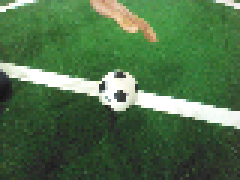
#> input picture chatgpt2/0005419.png, 80 x 60 px (shown 3 times larger)
$ python visualize.py
#> lines starting #> are read from the running program, lines starting #| are printed output that depends on the picture
import matplotlib.pyplot as plt
import numpy as np
from PIL import Image
import matplotlib.patches as patches

# Function to visualize the 10x10 grid on an image and highlight a bounding box
def visualize_grid_and_annotation(image_path, annotation, grid_size=7):
    """
    Visualize a 10x10 grid on top of the image and highlight the bounding box
    and the grid cell that contains the center of the bounding box.

    Args:
    - image_path: Path to the image file to be displayed.
    - annotation: A list representing the bounding box annotation [class_id, center_x, center_y, width, height].
      The coordinates should be in image-level (absolute) coordinates.
    - grid_size: Number of grid cells along each axis (default is 10x10).
    """
#> called with image_path = '0005419.png', grid_size = 7
    # Load the image
    image = Image.open(image_path)
#> image is the input picture: PIL image 80x60 RGB; mean R, G, B 77.5, 110.9, 72.5
    img_width, img_height = image.size
#> img_width = 80; img_height = 60

    # Create a figure and axis
    fig, ax = plt.subplots()

    # Display the image
    ax.imshow(image)

    # Draw the 10x10 grid
    for i in range(1, grid_size):
        # Vertical lines
        ax.axvline(x=i * (img_width / grid_size), color='gray', linestyle='--', linewidth=1)
        # Horizontal lines
        ax.axhline(y=i * (img_height / grid_size), color='gray', linestyle='--', linewidth=1)

    # Extract annotation information
    class_id, center_x, center_y, box_width, box_height = annotation
    """
    center_x = center_x * 100
    center_y = center_y * 100
    box_width = box_width * 100
    box_height = box_height * 100
    """
    # Calculate grid indices for the center of the bounding box
    grid_x = int((center_x / img_width) * grid_size)
#> grid_x = 3
    grid_y = int((center_y / img_height) * grid_size)
#> grid_y = 3
    print("grid index is", grid_x, grid_y)
#| grid index is 3 3
    # Highlight the grid cell that contains the bounding box center
    grid_cell = patches.Rectangle(
        ((grid_x) * (img_width / grid_size), (grid_y) * (img_height / grid_size)),
        img_width / grid_size,
        img_height / grid_size,
        fill=True,
        color='red',
        alpha=0.5
    )
    ax.add_patch(grid_cell)

    # Draw the bounding box on the image
    bounding_box = patches.Rectangle(
        (center_x - (box_width / 2), center_y - (box_height / 2)),
        box_width,
        box_height,
        fill=False,
        edgecolor='red',
        linewidth=2
    )
    ax.add_patch(bounding_box)

    # Set title with class_id
    ax.set_title(f"Class ID: {class_id}")

    # Show the image with grid and bounding box
    plt.savefig("output.png", bbox_inches='tight', pad_inches=0.1)  # Save with minimal padding
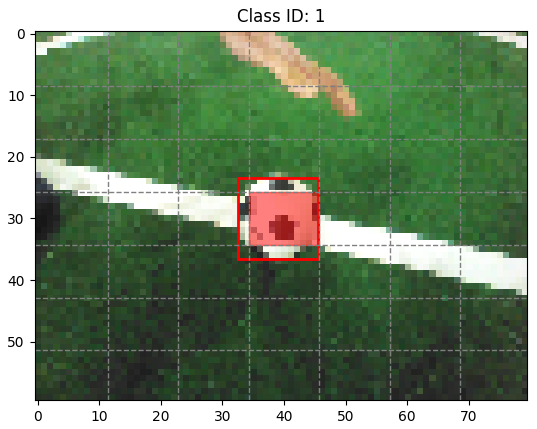
#> figure drawn by matplotlib, 1 panel

# Example usage
image_path = "0005419.png"  # Path to your image file
#annotation = [0, 0.4919928550720215, 0.5065828959147135, 0.1762082099914551, 0.23383344014485677]  # [class_id, center_x, center_y, width, height]
annotation = [1, 39, 30, 13, 13]
visualize_grid_and_annotation(image_path, annotation)
